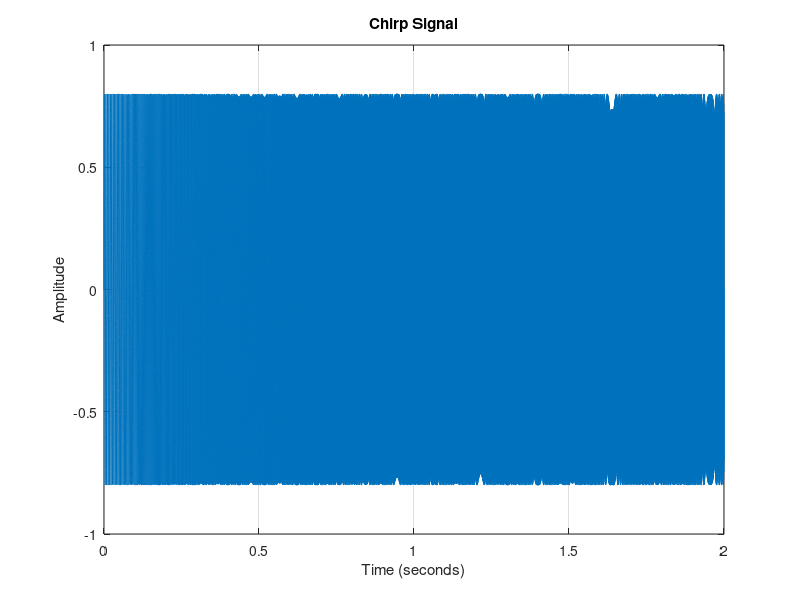

Write the MATLAB code that produced this figure. (Note: this script raises an error after producing the figure.)

Fs = 10000;
Ts = 1/Fs;
duration = 2;

f_start = 200;
f_end = 1700;
A = 0.8;

t = 0:Ts:duration;
k = (f_end - f_start)/duration;

theta = 2*pi*(f_start*t + (k/2)*t.^2);

chirpSig = A*sin(theta);

figure;
plot(t, chirpSig);
xlabel('Time (seconds)');
ylabel('Amplitude');
title('Chirp Signal');
grid on;

myFFT_spectrum(chirpSig, Fs);
